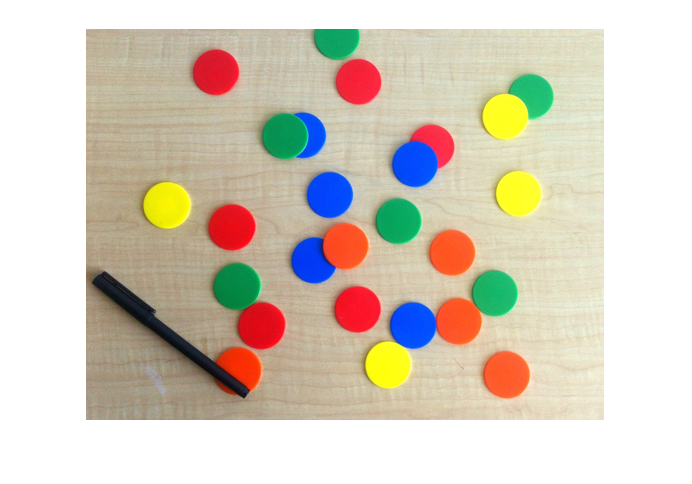
#> input picture engine/test/detectcirclesexample.png, 692 x 484 px, found by its file name
$ jupyter execute --allow-errors make_module.ipynb   (shell and % lines are left out)
#> lines starting #> are read from the running program, lines starting #| are printed output that depends on the picture; after the words box and inside, x2 and y2 are one past the last pixel; in counts of white or black regions, pixels touching at a corner belong together
[cell 1]
import sys
import cv2
import numpy as np
import random
import pytesseract

from matplotlib import pyplot as plt

def imshow(tit, image) :
    plt.figure(figsize=(12,12))
    plt.title(tit)
    if len(image.shape) == 3 :
        plt.imshow(cv2.cvtColor(image, cv2.COLOR_BGR2RGB))
    else :
        plt.imshow(image, cmap="gray")
    plt.show()

[cell 2]
image = cv2.imread('detectcirclesexample.png')
#> image is the input picture: shape (484, 692, 3); mean B, G, R 190.4, 205.6, 214.7

def red_detector(image):
    gray = cv2.cvtColor(image, cv2.COLOR_BGR2GRAY)
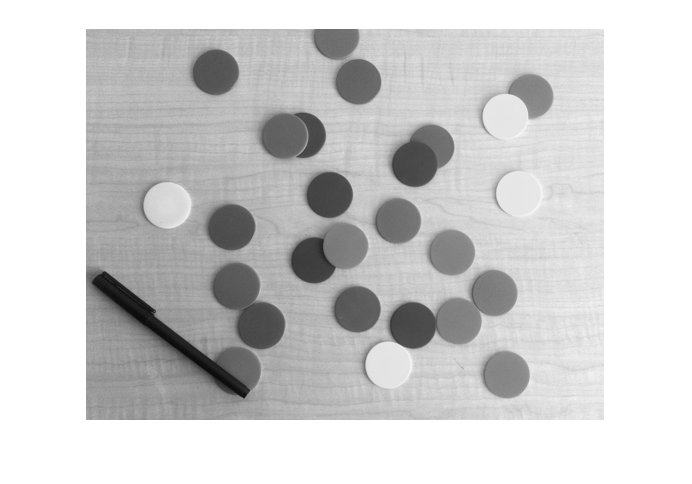
#> gray: shape (484, 692); min 10, max 255, mean 206.6
    gray = cv2.cvtColor(gray, cv2.COLOR_GRAY2BGR)
#> gray: shape (484, 692, 3)

    hsv = cv2.cvtColor(image, cv2.COLOR_BGR2HSV)
#> hsv: shape (484, 692, 3); mean H, S, V 21.8, 50.4, 224.1
    lower_red = (-10,100, 100)
    upper_red = (10, 255, 255)

    mask = cv2.inRange(hsv, lower_red, upper_red)
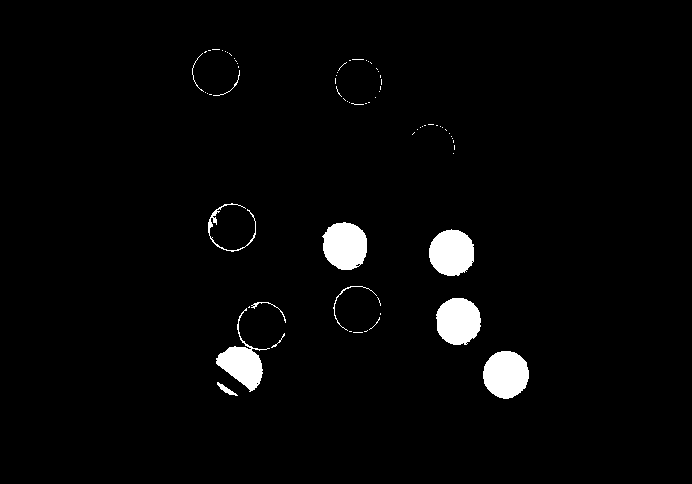
#> mask: shape (484, 692); 2.7% white; 72 white regions (60 under 20 px), largest, box (x1, y1, x2, y2) and area: (483, 351, 529, 399) 1720, (322, 222, 367, 270) 1695, (436, 298, 481, 345) 1676
    mask = cv2.GaussianBlur(mask, (9, 9), 9)
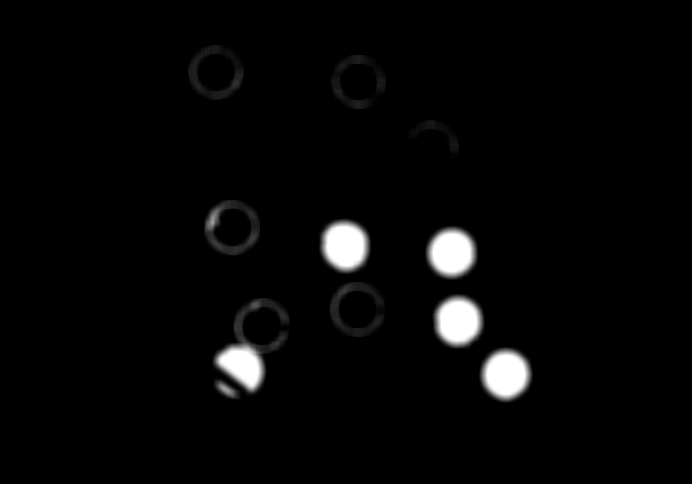
#> mask: shape (484, 692); min 0, max 255, mean 6.9

    kernel = cv2.getStructuringElement(cv2.MORPH_ELLIPSE, (3,3))
    mask = cv2.dilate(mask, kernel, iterations=1)

    red_object = cv2.bitwise_and(image, image, mask=mask)
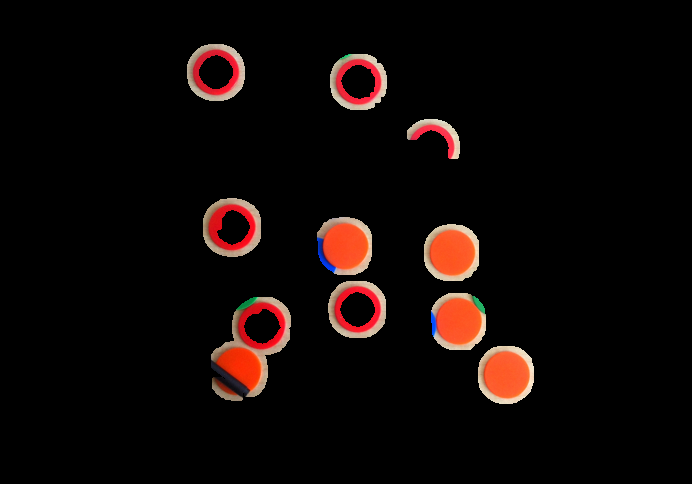
#> red_object: shape (484, 692, 3); mean B, G, R 6.2, 7.8, 15.3

    dst = cv2.addWeighted(gray, 0.5, red_object, 1.0, 0.0)
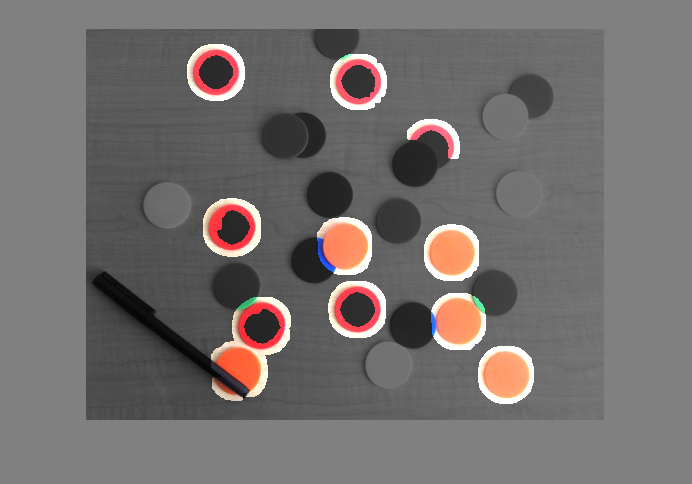
#> dst: shape (484, 692, 3); mean B, G, R 109.5, 110.7, 115.8

    return dst

red_detector(image)
# imshow('',red_object)
# imshow('',gray)
#> (the rest of this cell did not finish here and is left out)

$ run again, with engine/test/hsvtable.png copied over engine/test/detectcirclesexample.png
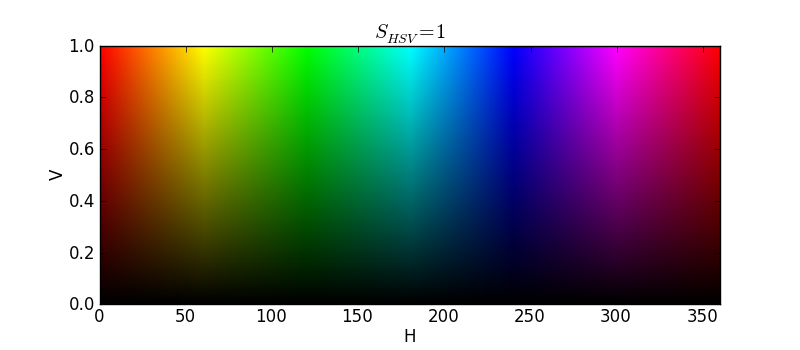
#> input picture engine/test/hsvtable.png, 800 x 350 px, found by its file name
#> image is the input picture: shape (350, 800, 3); mean B, G, R 142.4, 142.4, 142.3
#> hsv: shape (350, 800, 3); mean H, S, V 50.2, 143.7, 178.1
#> in red_detector, `mask = cv2.inRange(hsv, lower_red, upper_red)`:
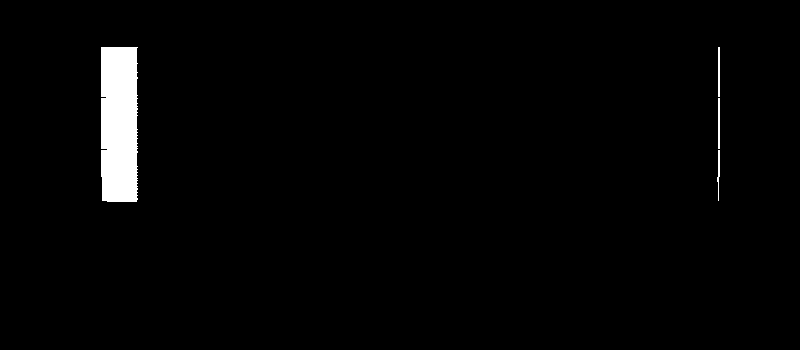
#> mask: shape (350, 800); 2.1% white; 4 white regions, box (x1, y1, x2, y2) and area: (101, 47, 138, 202) 5575, (718, 98, 720, 149) 102, (718, 47, 720, 97) 100, (717, 150, 720, 201) 83
#> in red_detector, `dst = cv2.addWeighted(gray, 0.5, red_object, 1.0, 0.0)`:
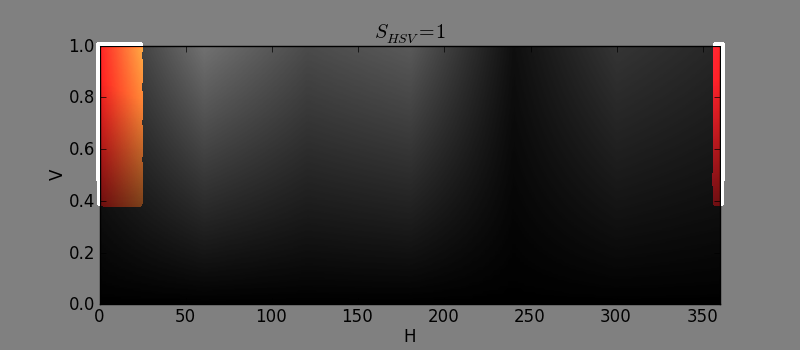
#> dst: shape (350, 800, 3); mean B, G, R 72.1, 72.9, 76.7
